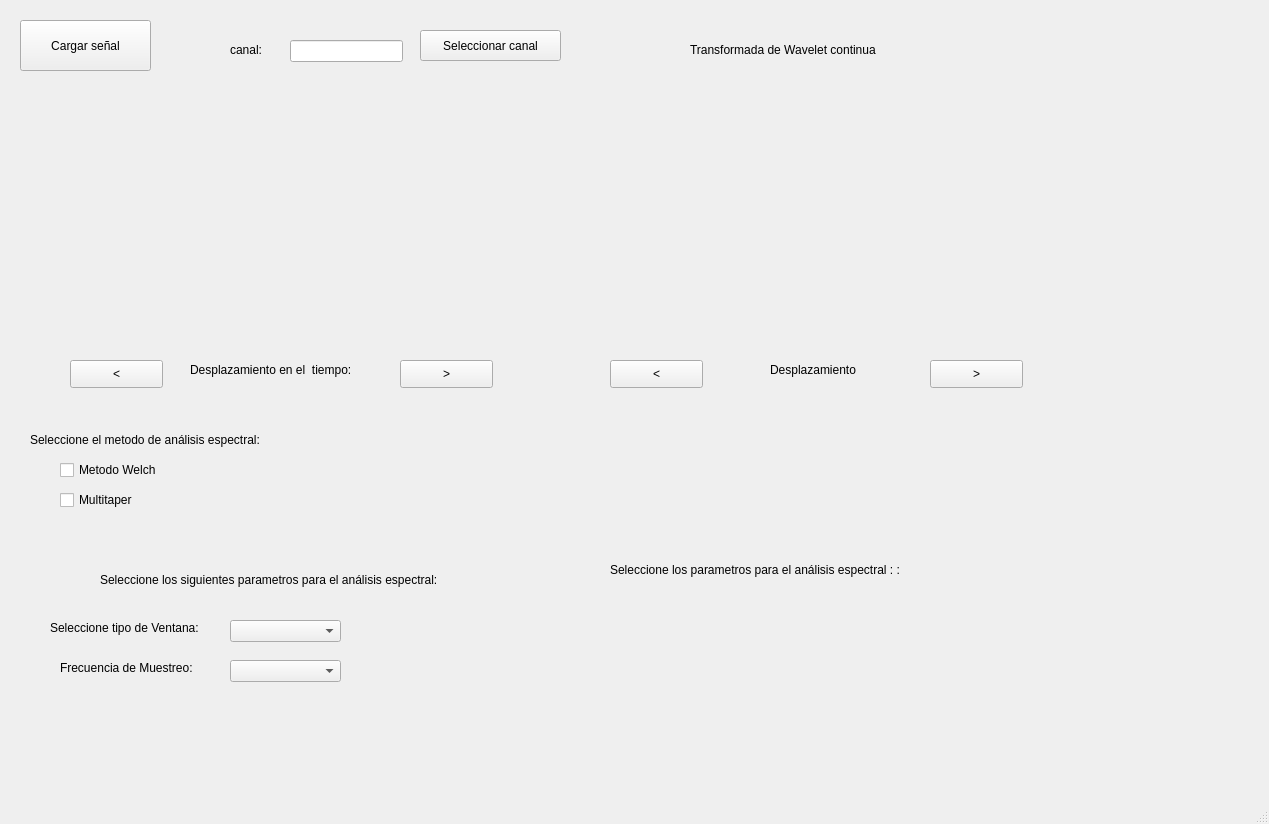
<?xml version="1.0" encoding="UTF-8"?>
<ui version="4.0">
 <class>MainWindow</class>
 <widget class="QMainWindow" name="MainWindow">
  <property name="geometry">
   <rect>
    <x>0</x>
    <y>0</y>
    <width>1269</width>
    <height>824</height>
   </rect>
  </property>
  <property name="windowTitle">
   <string>MainWindow</string>
  </property>
  <widget class="QWidget" name="centralwidget">
   <widget class="QPushButton" name="boton_cargarsenal">
    <property name="geometry">
     <rect>
      <x>20</x>
      <y>20</y>
      <width>131</width>
      <height>51</height>
     </rect>
    </property>
    <property name="text">
     <string>Cargar señal</string>
    </property>
   </widget>
   <widget class="QLabel" name="label_3">
    <property name="geometry">
     <rect>
      <x>230</x>
      <y>40</y>
      <width>41</width>
      <height>20</height>
     </rect>
    </property>
    <property name="text">
     <string>canal:</string>
    </property>
   </widget>
   <widget class="QPushButton" name="seleccion_canal">
    <property name="geometry">
     <rect>
      <x>420</x>
      <y>30</y>
      <width>141</width>
      <height>31</height>
     </rect>
    </property>
    <property name="text">
     <string>Seleccionar canal</string>
    </property>
   </widget>
   <widget class="QLineEdit" name="campo">
    <property name="geometry">
     <rect>
      <x>290</x>
      <y>40</y>
      <width>113</width>
      <height>22</height>
     </rect>
    </property>
   </widget>
   <widget class="QPushButton" name="boton_atras">
    <property name="geometry">
     <rect>
      <x>70</x>
      <y>360</y>
      <width>93</width>
      <height>28</height>
     </rect>
    </property>
    <property name="text">
     <string>&lt;</string>
    </property>
   </widget>
   <widget class="QPushButton" name="boton_adelante">
    <property name="geometry">
     <rect>
      <x>400</x>
      <y>360</y>
      <width>93</width>
      <height>28</height>
     </rect>
    </property>
    <property name="text">
     <string>&gt;</string>
    </property>
   </widget>
   <widget class="QLabel" name="label">
    <property name="geometry">
     <rect>
      <x>190</x>
      <y>360</y>
      <width>181</width>
      <height>20</height>
     </rect>
    </property>
    <property name="text">
     <string>Desplazamiento en el  tiempo:</string>
    </property>
   </widget>
   <widget class="QWidget" name="campo_graficacion" native="true">
    <property name="geometry">
     <rect>
      <x>20</x>
      <y>90</y>
      <width>541</width>
      <height>241</height>
     </rect>
    </property>
   </widget>
   <widget class="QWidget" name="campo_filtrada" native="true">
    <property name="geometry">
     <rect>
      <x>580</x>
      <y>90</y>
      <width>521</width>
      <height>241</height>
     </rect>
    </property>
   </widget>
   <widget class="QLabel" name="label_2">
    <property name="geometry">
     <rect>
      <x>100</x>
      <y>570</y>
      <width>371</width>
      <height>20</height>
     </rect>
    </property>
    <property name="text">
     <string>Seleccione los siguientes parametros para el análisis espectral:</string>
    </property>
   </widget>
   <widget class="QLabel" name="label_4">
    <property name="geometry">
     <rect>
      <x>690</x>
      <y>40</y>
      <width>241</width>
      <height>20</height>
     </rect>
    </property>
    <property name="text">
     <string>Transformada de Wavelet continua</string>
    </property>
   </widget>
   <widget class="QPushButton" name="boton_atras2">
    <property name="geometry">
     <rect>
      <x>610</x>
      <y>360</y>
      <width>93</width>
      <height>28</height>
     </rect>
    </property>
    <property name="text">
     <string>&lt;</string>
    </property>
   </widget>
   <widget class="QPushButton" name="boton_adelante2">
    <property name="geometry">
     <rect>
      <x>930</x>
      <y>360</y>
      <width>93</width>
      <height>28</height>
     </rect>
    </property>
    <property name="text">
     <string>&gt;</string>
    </property>
   </widget>
   <widget class="QLabel" name="label_5">
    <property name="geometry">
     <rect>
      <x>770</x>
      <y>360</y>
      <width>121</width>
      <height>20</height>
     </rect>
    </property>
    <property name="text">
     <string>Desplazamiento </string>
    </property>
   </widget>
   <widget class="QLabel" name="label_6">
    <property name="geometry">
     <rect>
      <x>50</x>
      <y>620</y>
      <width>161</width>
      <height>16</height>
     </rect>
    </property>
    <property name="text">
     <string>Seleccione tipo de Ventana:</string>
    </property>
   </widget>
   <widget class="QComboBox" name="tipo_ventana">
    <property name="geometry">
     <rect>
      <x>230</x>
      <y>620</y>
      <width>111</width>
      <height>22</height>
     </rect>
    </property>
   </widget>
   <widget class="QLabel" name="label_7">
    <property name="geometry">
     <rect>
      <x>30</x>
      <y>430</y>
      <width>251</width>
      <height>20</height>
     </rect>
    </property>
    <property name="text">
     <string>Seleccione el metodo de análisis espectral:</string>
    </property>
   </widget>
   <widget class="QCheckBox" name="checkBox">
    <property name="geometry">
     <rect>
      <x>60</x>
      <y>460</y>
      <width>131</width>
      <height>20</height>
     </rect>
    </property>
    <property name="text">
     <string>Metodo Welch</string>
    </property>
   </widget>
   <widget class="QCheckBox" name="checkBox_2">
    <property name="geometry">
     <rect>
      <x>60</x>
      <y>490</y>
      <width>81</width>
      <height>20</height>
     </rect>
    </property>
    <property name="text">
     <string>Multitaper</string>
    </property>
   </widget>
   <widget class="QLabel" name="label_9">
    <property name="geometry">
     <rect>
      <x>610</x>
      <y>560</y>
      <width>311</width>
      <height>20</height>
     </rect>
    </property>
    <property name="text">
     <string>Seleccione los parametros para el análisis espectral : :</string>
    </property>
   </widget>
   <widget class="QLabel" name="label_8">
    <property name="geometry">
     <rect>
      <x>60</x>
      <y>660</y>
      <width>151</width>
      <height>16</height>
     </rect>
    </property>
    <property name="text">
     <string>Frecuencia de Muestreo:</string>
    </property>
   </widget>
   <widget class="QComboBox" name="comboBox">
    <property name="geometry">
     <rect>
      <x>230</x>
      <y>660</y>
      <width>111</width>
      <height>22</height>
     </rect>
    </property>
   </widget>
  </widget>
  <widget class="QMenuBar" name="menubar">
   <property name="geometry">
    <rect>
     <x>0</x>
     <y>0</y>
     <width>1269</width>
     <height>26</height>
    </rect>
   </property>
  </widget>
  <widget class="QStatusBar" name="statusbar"/>
 </widget>
 <resources/>
 <connections/>
</ui>
